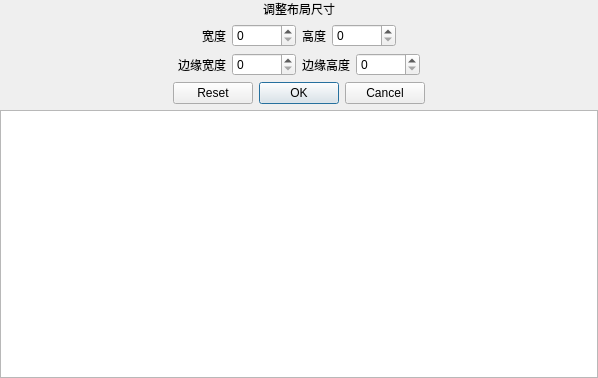
<?xml version="1.0" encoding="UTF-8"?>
<ui version="4.0">
 <class>ResizeLayoutPopup</class>
 <widget class="QDialog" name="ResizeLayoutPopup">
  <property name="geometry">
   <rect>
    <x>0</x>
    <y>0</y>
    <width>598</width>
    <height>378</height>
   </rect>
  </property>
  <property name="windowTitle">
   <string>Dialog</string>
  </property>
  <layout class="QGridLayout" name="gridLayout">
   <property name="leftMargin">
    <number>0</number>
   </property>
   <property name="topMargin">
    <number>0</number>
   </property>
   <property name="rightMargin">
    <number>0</number>
   </property>
   <property name="bottomMargin">
    <number>0</number>
   </property>
   <item row="0" column="0">
    <widget class="QLabel" name="label">
     <property name="text">
      <string>调整布局尺寸</string>
     </property>
     <property name="alignment">
      <set>Qt::AlignCenter</set>
     </property>
     <property name="margin">
      <number>8</number>
     </property>
    </widget>
   </item>
   <item row="3" column="0">
    <widget class="QDialogButtonBox" name="buttonBox">
     <property name="orientation">
      <enum>Qt::Horizontal</enum>
     </property>
     <property name="standardButtons">
      <set>QDialogButtonBox::Cancel|QDialogButtonBox::Ok|QDialogButtonBox::Reset</set>
     </property>
     <property name="centerButtons">
      <bool>true</bool>
     </property>
    </widget>
   </item>
   <item row="5" column="0">
    <widget class="QGraphicsView" name="graphicsView"/>
   </item>
   <item row="1" column="0">
    <widget class="QFrame" name="frame">
     <property name="frameShape">
      <enum>QFrame::NoFrame</enum>
     </property>
     <property name="frameShadow">
      <enum>QFrame::Raised</enum>
     </property>
     <layout class="QHBoxLayout" name="horizontalLayout_2">
      <property name="leftMargin">
       <number>0</number>
      </property>
      <property name="topMargin">
       <number>0</number>
      </property>
      <property name="rightMargin">
       <number>0</number>
      </property>
      <property name="bottomMargin">
       <number>0</number>
      </property>
      <item>
       <spacer name="horizontalSpacer">
        <property name="orientation">
         <enum>Qt::Horizontal</enum>
        </property>
        <property name="sizeHint" stdset="0">
         <size>
          <width>40</width>
          <height>20</height>
         </size>
        </property>
       </spacer>
      </item>
      <item>
       <widget class="QLabel" name="label_3">
        <property name="text">
         <string>宽度</string>
        </property>
        <property name="alignment">
         <set>Qt::AlignRight|Qt::AlignTrailing|Qt::AlignVCenter</set>
        </property>
       </widget>
      </item>
      <item>
       <widget class="NoScrollSpinBox" name="spinBox_width">
        <property name="minimumSize">
         <size>
          <width>64</width>
          <height>0</height>
         </size>
        </property>
       </widget>
      </item>
      <item>
       <widget class="QLabel" name="label_2">
        <property name="text">
         <string>高度</string>
        </property>
        <property name="alignment">
         <set>Qt::AlignRight|Qt::AlignTrailing|Qt::AlignVCenter</set>
        </property>
       </widget>
      </item>
      <item>
       <widget class="NoScrollSpinBox" name="spinBox_height">
        <property name="minimumSize">
         <size>
          <width>64</width>
          <height>0</height>
         </size>
        </property>
       </widget>
      </item>
      <item>
       <spacer name="horizontalSpacer_3">
        <property name="orientation">
         <enum>Qt::Horizontal</enum>
        </property>
        <property name="sizeHint" stdset="0">
         <size>
          <width>40</width>
          <height>20</height>
         </size>
        </property>
       </spacer>
      </item>
     </layout>
    </widget>
   </item>
   <item row="2" column="0">
    <widget class="QFrame" name="frame_border">
     <property name="frameShape">
      <enum>QFrame::NoFrame</enum>
     </property>
     <property name="frameShadow">
      <enum>QFrame::Raised</enum>
     </property>
     <layout class="QHBoxLayout" name="horizontalLayout">
      <property name="leftMargin">
       <number>0</number>
      </property>
      <property name="topMargin">
       <number>0</number>
      </property>
      <property name="rightMargin">
       <number>0</number>
      </property>
      <property name="bottomMargin">
       <number>0</number>
      </property>
      <item>
       <spacer name="horizontalSpacer_2">
        <property name="orientation">
         <enum>Qt::Horizontal</enum>
        </property>
        <property name="sizeHint" stdset="0">
         <size>
          <width>40</width>
          <height>20</height>
         </size>
        </property>
       </spacer>
      </item>
      <item>
       <widget class="QLabel" name="label_4">
        <property name="text">
         <string>边缘宽度</string>
        </property>
       </widget>
      </item>
      <item>
       <widget class="NoScrollSpinBox" name="spinBox_borderWidth">
        <property name="minimumSize">
         <size>
          <width>64</width>
          <height>0</height>
         </size>
        </property>
       </widget>
      </item>
      <item>
       <widget class="QLabel" name="label_5">
        <property name="text">
         <string>边缘高度</string>
        </property>
       </widget>
      </item>
      <item>
       <widget class="NoScrollSpinBox" name="spinBox_borderHeight">
        <property name="minimumSize">
         <size>
          <width>64</width>
          <height>0</height>
         </size>
        </property>
       </widget>
      </item>
      <item>
       <spacer name="horizontalSpacer_4">
        <property name="orientation">
         <enum>Qt::Horizontal</enum>
        </property>
        <property name="sizeHint" stdset="0">
         <size>
          <width>40</width>
          <height>20</height>
         </size>
        </property>
       </spacer>
      </item>
     </layout>
    </widget>
   </item>
  </layout>
 </widget>
 <customwidgets>
  <customwidget>
   <class>NoScrollSpinBox</class>
   <extends>QSpinBox</extends>
   <header>noscrollspinbox.h</header>
  </customwidget>
 </customwidgets>
 <resources/>
 <connections>
  <connection>
   <sender>buttonBox</sender>
   <signal>accepted()</signal>
   <receiver>ResizeLayoutPopup</receiver>
   <slot>accept()</slot>
   <hints>
    <hint type="sourcelabel">
     <x>248</x>
     <y>254</y>
    </hint>
    <hint type="destinationlabel">
     <x>157</x>
     <y>274</y>
    </hint>
   </hints>
  </connection>
  <connection>
   <sender>buttonBox</sender>
   <signal>rejected()</signal>
   <receiver>ResizeLayoutPopup</receiver>
   <slot>reject()</slot>
   <hints>
    <hint type="sourcelabel">
     <x>316</x>
     <y>260</y>
    </hint>
    <hint type="destinationlabel">
     <x>286</x>
     <y>274</y>
    </hint>
   </hints>
  </connection>
 </connections>
</ui>
